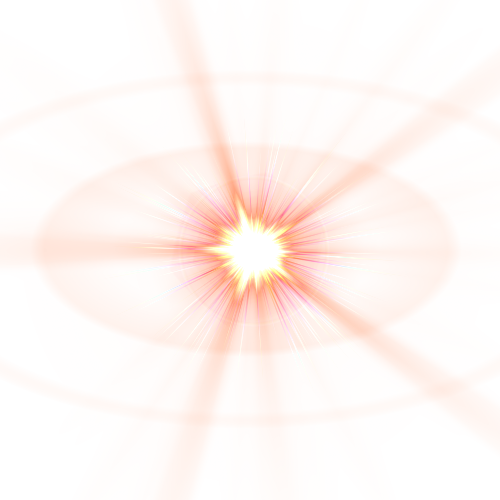
#> input picture eye_1.png, 500 x 500 px
$ python image_converter.py
#> lines starting #> are read from the running program, lines starting #| are printed output that depends on the picture
### utility.py
import cv2
import numpy as np
from PIL import Image

# https://github.com/Itseez/opencv/blob/master/data/haarcascades/haarcascade_frontalface_default.xml
face_cascade = cv2.CascadeClassifier('haarcascade_frontalface_default.xml')
# https://github.com/Itseez/opencv/blob/master/data/haarcascades/haarcascade_eye.xml
eye_cascade = cv2.CascadeClassifier('haarcascade_eye.xml')

# [5 lines left out: function opencv_to_pil, not called in this run]

def pil_to_opencv(im_pil):
    return np.asarray(im_pil)


# https://stackoverflow.com/questions/7274221/changing-image-hue-with-python-pil
# [58 lines left out: functions rgb_to_hsv, hsv_to_rgb, shift_hue, amplify_saturation, not called in this run]


default_glowing_parameters = {
    "random_hue": True,
    "eyeglow_path": "eye_1.png",
    "faceglow_path": "face_1.png",
    "haar_scale_parameter": 1.1,
}

class EyeglowMemeConverter:
    def __init__(self, parameters=None):
        if parameters is None:
            self.parameters = default_glowing_parameters
        else:
            self.parameters=parameters
        self.pil_eyeglow = Image.open("eye_1.png")
#> self.pil_eyeglow is the input picture: PIL image 500x500 RGBA; mean R, G, B, A 252.3, 165.7, 128.6, 27.2
        self.pil_faceglow = Image.open("face_1.png")
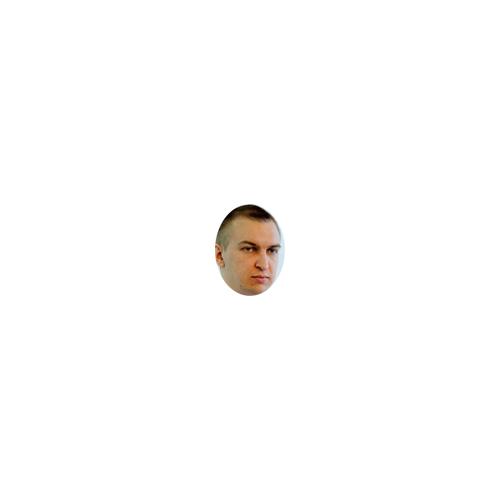
#> input picture face_1.png, 500 x 500 px
#> self.pil_faceglow is the input picture: PIL image 500x500 RGBA; mean R, G, B, A 252.5, 251.8, 251.2, 5.1
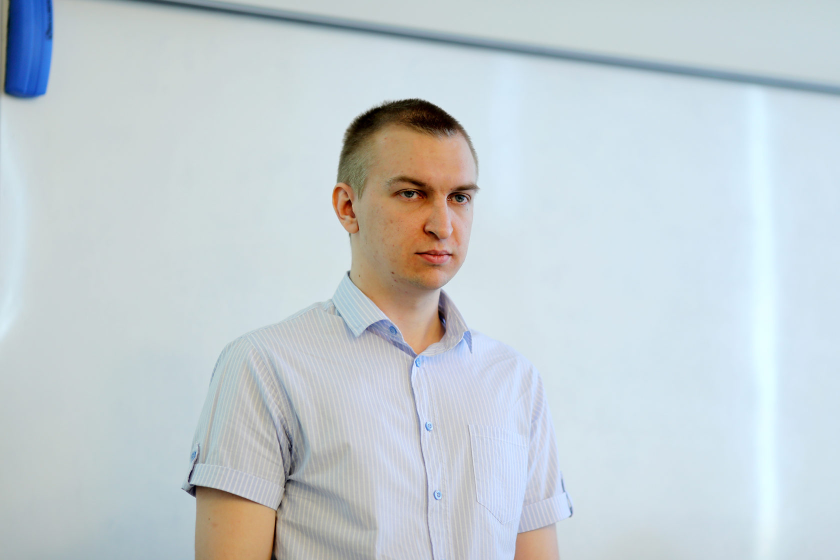
#> input picture face.jpg, 1680 x 1120 px (shown at 1/2 size)
#> in main, original is the input picture: PIL image 1680x1120 RGB; mean R, G, B 196.6, 206.5, 211.2
        self.opencv_eyeglow = pil_to_opencv(self.pil_eyeglow)
        self.opencv_faceglow = pil_to_opencv(self.pil_faceglow)
        self.haar_scale_parameter = self.parameters.get("haar_scale_parameter", 1.1)

    # [4 lines left out: function randomize_hue_eyeglow, not called in this run]

    def add_glow(self, img_opencv, img_pil):
        gray = cv2.cvtColor(img_opencv, cv2.COLOR_BGR2GRAY)
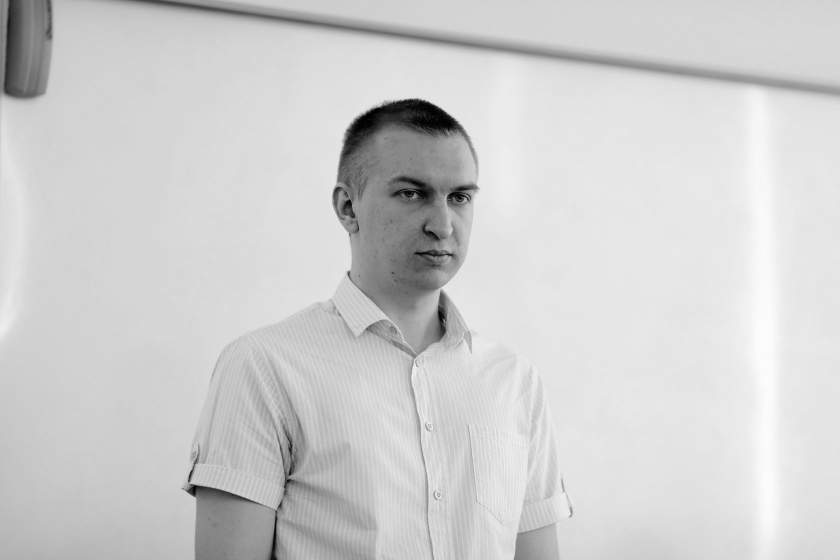
#> gray: shape (1120, 1680) (shown at 1/2 size); min 0, max 252, mean 206.8
        faces = face_cascade.detectMultiScale(gray, self.haar_scale_parameter, 3)
#> faces = [[750, 293, 253, 253], [689, 246, 354, 354]]

        for (x, y, w, h) in faces:
            #cv2.rectangle(img, (x, y), (x + w, y + h), (255, 0, 0), 2)
            roi_gray = gray[y:y + int(h/2), x:x + w]

            if self.parameters.get("show_face", False):
                face_resized = self.pil_faceglow.resize((10*w, 10*h))
                fg_w, fg_h = face_resized.size
                dim = (x + int((w - fg_w) / 2), y + int((h - fg_h) / 2))
                img_pil.paste(face_resized, dim, face_resized)

            img_pil_eyeglow = self.pil_eyeglow
            if self.parameters.get("random_hue", False):
                img_pil_eyeglow = self.randomize_hue_eyeglow()
            eyes = eye_cascade.detectMultiScale(roi_gray)
            for (ex, ey, ew, eh) in eyes:
                # info about conversions:
                # https://stackoverflow.com/questions/43232813/convert-opencv-image-format-to-pil-image-format/48602446
                # paste red eyes
                eg_w, eg_h = img_pil_eyeglow.size
                dim = (x + ex + int((ew - eg_w) / 2), y + ey + int((eh - eg_h) / 2))
                img_pil.paste(img_pil_eyeglow, dim, img_pil_eyeglow)
#> this loop made 2 passes
#> (x, y, w, h, eyes) on passes 1 to 2: (750, 293, 253, 253, [[28, 83, 27, 27], [148, 81, 42, 42], [45, 68, 53, 53]]), (689, 246, 354, 354, [[203, 124, 49, 49], [104, 113, 56, 56]])
#> pass 1, in add_glow, `roi_gray = gray[y:y + int(h/2), x:x + w]`:
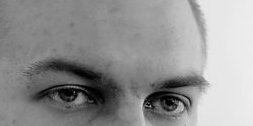
#> roi_gray: shape (126, 253); min 0, max 237, mean 146.5
#> pass 2, in add_glow, `roi_gray = gray[y:y + int(h/2), x:x + w]`:
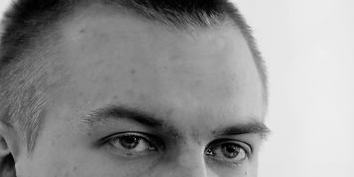
#> roi_gray: shape (177, 354); min 0, max 239, mean 147.1
#> after the loop:
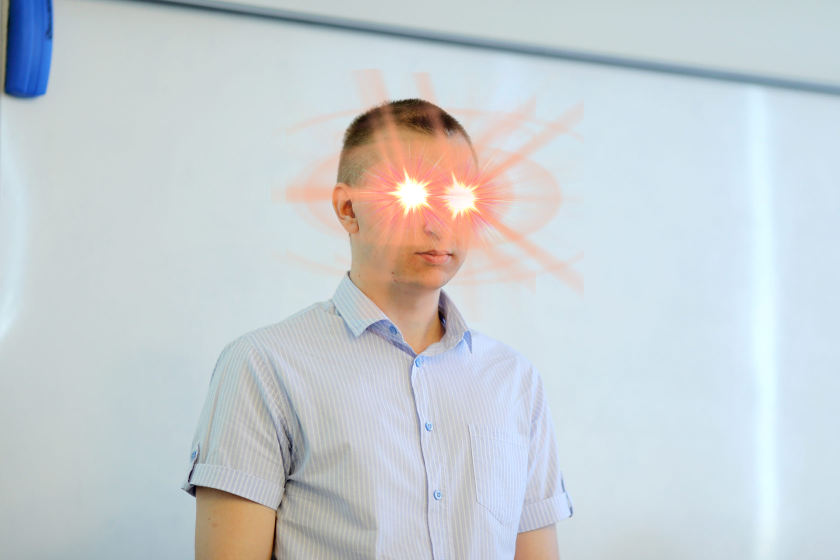
#> img_pil: PIL image 1680x1120 RGB (shown at 1/2 size); mean R, G, B 199.7, 206.9, 210.9

        return img_pil

    def add_glow_iopencv(self, img_opencv):
        im_pil = opencv_to_pil(img_opencv)
        return self.add_glow(img_opencv, im_pil)


    def add_glow_ipil(self, im_pil):
        img_opencv = pil_to_opencv(im_pil)
        return self.add_glow(img_opencv, im_pil)

### image_converter.py
import cv2
import numpy as np
from matplotlib import pyplot as plt
from PIL import Image


from utility import EyeglowMemeConverter

input_path = "face.jpg"
output_path = "khalanskiy.png"


options = {
    "random_hue": False,
    "show_face": False,
    "eyeglow_path": "eye_1.png",
    "faceglow_path": "face_1.png",
    "haar_scale_parameter": 1.4,
}

def main():
    eyeglow_converter = EyeglowMemeConverter(parameters=options)

    original = Image.open(input_path)
    #find and substitude all eyes
    eyeglow_converter.add_glow_ipil(original)
    original.save(output_path)


if __name__ == "__main__":
    main()
